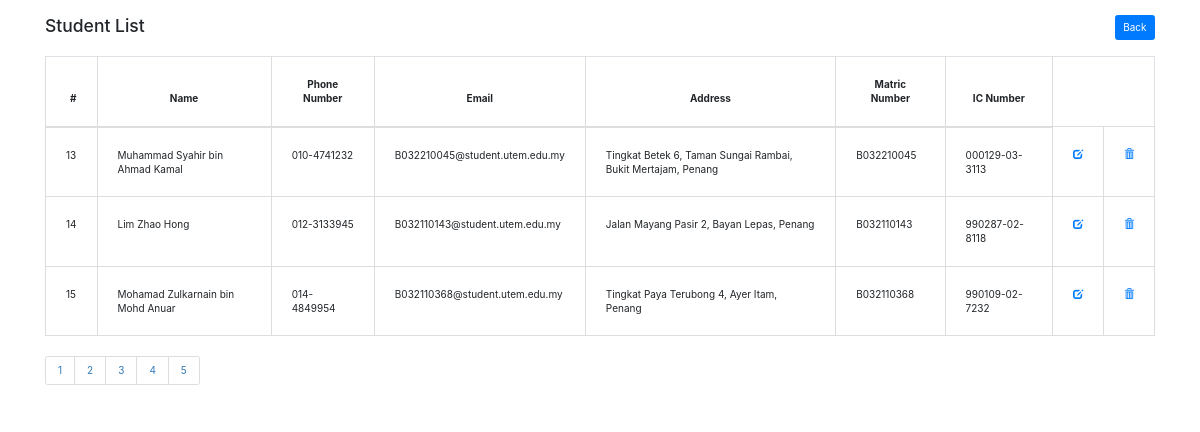
/student-rental-management-system/view_studentList.php?page=4, run on the app's committed database.
### tables this page shows
CREATE TABLE `student` (
  `id` int(11) NOT NULL,
  `name` varchar(255) NOT NULL,
  `username` varchar(255) NOT NULL,
  `password` varchar(255) NOT NULL,
  `phone_num` varchar(255) NOT NULL,
  `email` varchar(255) NOT NULL,
  `address` varchar(255) NOT NULL,
  `matricNo` varchar(255) NOT NULL,
  `ic_no` varchar(255) NOT NULL
);

### student-rental-management-system/view_studentList.php (the view, shortened to what this page needs)
<!DOCTYPE html>
<html lang="en">
<head>
    <link rel="stylesheet" href="assets/css/style.css">
    <link rel="stylesheet" href="https://maxcdn.bootstrapcdn.com/bootstrap/3.3.7/css/bootstrap.min.css">
    <link rel="stylesheet" type="text/css" href="assets/css/bootstrap.min.css">
    <link rel="stylesheet" type="text/css" href="assets/css/font-awesome.css">
</head>
<body>
    <div class="container">
        <header class="d-flex justify-content-between my-4">
            <div class="text-center">
                <h3>Student List</h3>
            </div>
            <div>
                <a href="admin_dashboard.php" class="btn btn-primary">Back</a>
            </div>
            </header>
        <table class="table table-bordered">
        <thead>
            <tr>
                <th>#</th>
                <th style="text-align:center">Name</th>
                <th style="text-align:center">Phone Number</th>
                <th style="text-align:center">Email</th>
                <th style="text-align:center">Address</th>
                <th style="text-align:center">Matric Number</th>
                <th style="text-align:center">IC Number</th>
            </tr>
        </thead>
        <tbody>
        <?php
        include('database.php');
        $results_per_page = 3;
        if (!isset($_GET['page'])) {
            $page = 1;
        } else {
            $page = $_GET['page'];
        }
        $start_index = ($page -1) * $results_per_page;
        $sqlSelect = "SELECT * FROM student LIMIT $start_index, $results_per_page";
        $result = mysqli_query($conn,$sqlSelect);
        while ($row = mysqli_fetch_assoc($result)) {
            echo "<tr>";
            echo "<td style='text-align: left;'>{$row['id']}</td>";
            echo "<td style='text-align: left;'>{$row['name']}</td>";
            echo "<td style='text-align: left;'>{$row['phone_num']}</td>";
            echo "<td style='text-align: left;'>{$row['email']}</td>";
            echo "<td style='text-align: left;'>{$row['address']}</td>";
            echo "<td style='text-align: left;'>{$row['matricNo']}</td>";
            echo "<td style='text-align: left;'>{$row['ic_no']}</td>";
            echo "<td><a href='edit_student.php?id={$row['id']}'><span class='glyphicon glyphicon-edit'></span></a><br></td>";
            echo "<td><a href='delete_student.php?id={$row['id']}'><span class='glyphicon glyphicon-trash'></span></a><br></td>";
            echo "</tr>";
        }
        ?>
         </tbody>
      </table>
        <?php
         $sqlCount = "SELECT COUNT(*) AS total FROM student";
         $resultCount = mysqli_query($conn, $sqlCount);
         $row = mysqli_fetch_assoc($resultCount);
         $total_pages = ceil($row['total'] / $results_per_page);
         echo '<div class="text-center">';
         echo '<ul class="pagination">';
         for ($i = 1; $i <= $total_pages; $i++) {
             echo '<li class="page-item"><a class="page-link" href="?page=' . $i . '">' . $i . '</a></li>';
         }
         echo '</ul>';
         echo '</div>';
        ?>
    </div>
</body>
</html>

### student-rental-management-system/assets/css/style.css (style rules this page uses)
html, body, div, span, applet, object, iframe, h1, h2, h3, h4, h5, h6, p, blockquote, div pre, a, abbr, acronym, address, big, cite, code, del, dfn, em, font, img, ins, kbd, q, s, samp, small, strike, strong, sub, sup, tt, var, b, u, i, center, dl, dt, dd, ol, ul, li, figure, header, nav, section, article, aside, footer, figcaption { margin: 0; padding: 0; border: 0; outline: 0; }
ul, li { padding: 0; margin: 0; list-style: none; }
header, nav, section, article, aside, footer, hgroup { display: block; }
* { box-sizing: border-box; }
html, body { font-family: 'Poppins', sans-serif; font-weight: 400; background-color: #fff; font-size: 16px; -ms-text-size-adjust: 100%; -webkit-font-smoothing: antialiased; -moz-osx-font-smoothing: grayscale; }
a { text-decoration: none !important; }
h1, h2, h3, h4, h5, h6 { margin-top: 0px; margin-bottom: 0px; }
ul { margin-bottom: 0px; }
html, body { background: #fff; font-family: 'Poppins', sans-serif; }
.btn-primary { border-color: #ed563b; background-color: #ed563b; }
a { color: #ed563b; }
table td, table th { vertical-align:middle; text-align:right; padding:20px!important; }

### data on the page
student: id "13", name "Muhammad Syahir bin Ahmad Kamal", phone_num "010-4741232", email "B032210045@student.utem.edu.my", address "Tingkat Betek 6, Taman Sungai Rambai, Bukit Mertajam, Penang", matricNo "B032210045", ic_no "000129-03-3113"
student: id "14", name "Lim Zhao Hong", phone_num "012-3133945", email "B032110143@student.utem.edu.my", address "Jalan Mayang Pasir 2, Bayan Lepas, Penang", matricNo "B032110143", ic_no "990287-02-8118"
student: id "15", name "Mohamad Zulkarnain bin Mohd Anuar", phone_num "014-4849954", email "B032110368@student.utem.edu.my", address "Tingkat Paya Terubong 4, Ayer Itam, Penang", matricNo "B032110368", ic_no "990109-02-7232"
